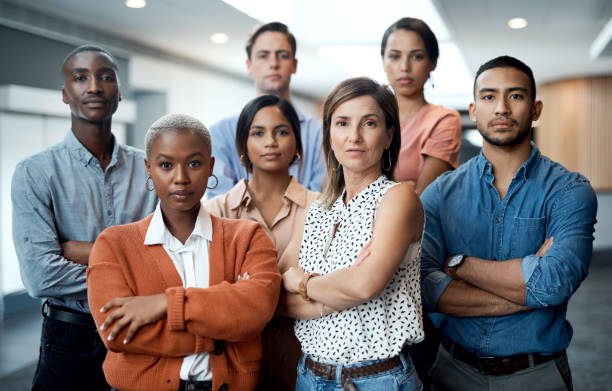
#> input picture notebooks/11_face-detection/istockphoto_faces.jpg, 612 x 391 px
$ jupyter execute face-detection_corrige.ipynb
#> lines starting #> are read from the running program, lines starting #| are printed output that depends on the picture; after the words box and inside, x2 and y2 are one past the last pixel; in counts of white or black regions, pixels touching at a corner belong together
[cell 1]
import cv2
from skimage import io

Télécharger le fichier haarcascade_frontalface_alt.xml et l'enregistrer dans le dossier courant.

Charger l'image en utilisant cv2 et la convertir en niveaux de gris.

[cell 2]
original_image = cv2.imread("istockphoto_faces.jpg")
#> original_image is the input picture: shape (391, 612, 3); mean B, G, R 124.1, 124.7, 131.3
grayscale_image = cv2.cvtColor(original_image, cv2.COLOR_BGR2GRAY)
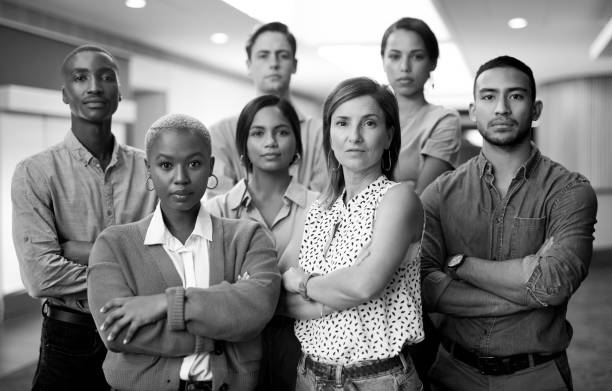
#> grayscale_image: shape (391, 612); min 0, max 255, mean 126.6

[cell 3]
io.imshow(grayscale_image)
io.show()

Charger le classifier en instanciant un CascadeClassifier à partir du fichier xml téléchargé précédemment.

[cell 4]
face_cascade = cv2.CascadeClassifier("haarcascade_frontalface_alt.xml")

L'objet ainsi créé dispose d'une méthode detectMultiScale, qui prend une image en argument et applique le CascadeClassifier dessus. MultiScale fait référence au fait que l'algorithme s'intéresse à des sous-régions de l'image de différentes échelles, afin de détecter des visages de différentes tailles

Appliquer cette méthode et stocker le résultat dans une variable.

[cell 5]
detected_faces = face_cascade.detectMultiScale(grayscale_image)
#> detected_faces = [[248, 35, 52, 52], [378, 35, 56, 56], [470, 70, 67, 67], [242, 110, 58, 58], [61, 52, 64, 64], [322, 97, 68, 68], [144, 137, 72, 72]]

La variable créée contient maintenant tous les visages détectés dans notre image. Il ne reste plus qu'à les visualiser.

Pour cela, utiliser la fonction rectangle d'OpenCV. Consulter la documentation de cette fonction. Pour information, chaque visage détecté stocké suite à l'appel de face_cascade est défini par les coordonnées de son coin supérieur gauche, ainsi que la largeur et la hauteur du rectangle qui contient ce visage. Contrainte supplémentaire : on créera des rectangles verts d'épaisseur 2.

[cell 6]
for column, row, width, height in detected_faces:
    cv2.rectangle(
        original_image,
        (column, row),
        (column + width, row + height),
        color=(0, 255, 0),
        thickness=2,
    )
#> this loop made 7 passes
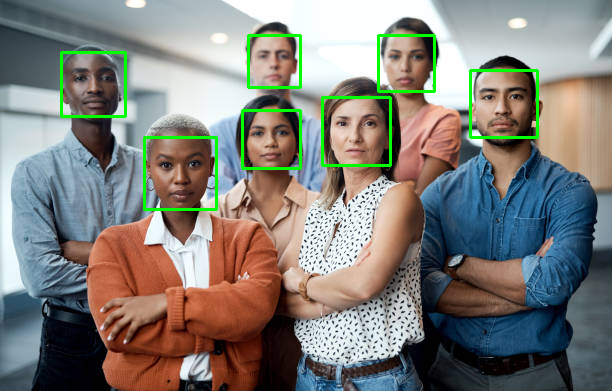
#> original_image: shape (391, 612, 3); 2.18% of pixels changed, all inside (x1, y1, x2, y2) = (60, 34, 539, 211)
